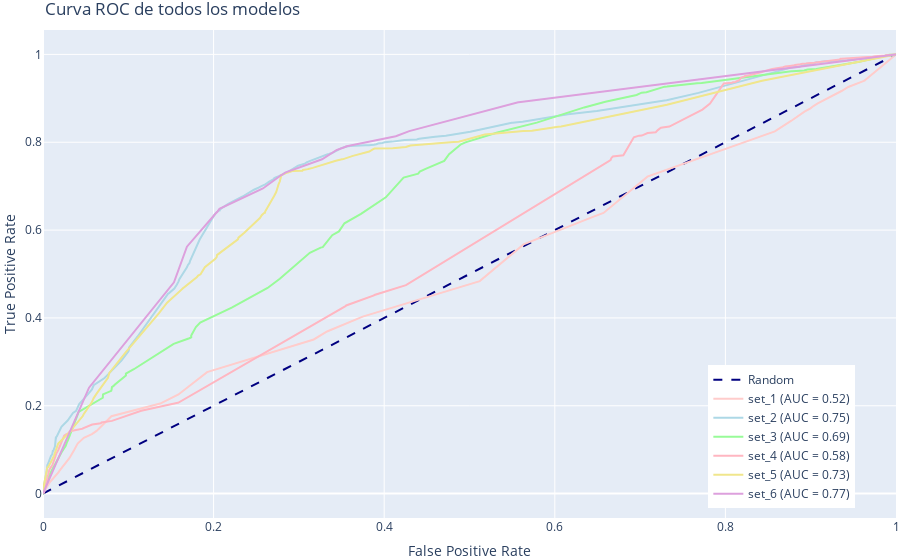

This figure's notebook cell:
### Code cell
plot_roc_curve_plotly(modelos)
